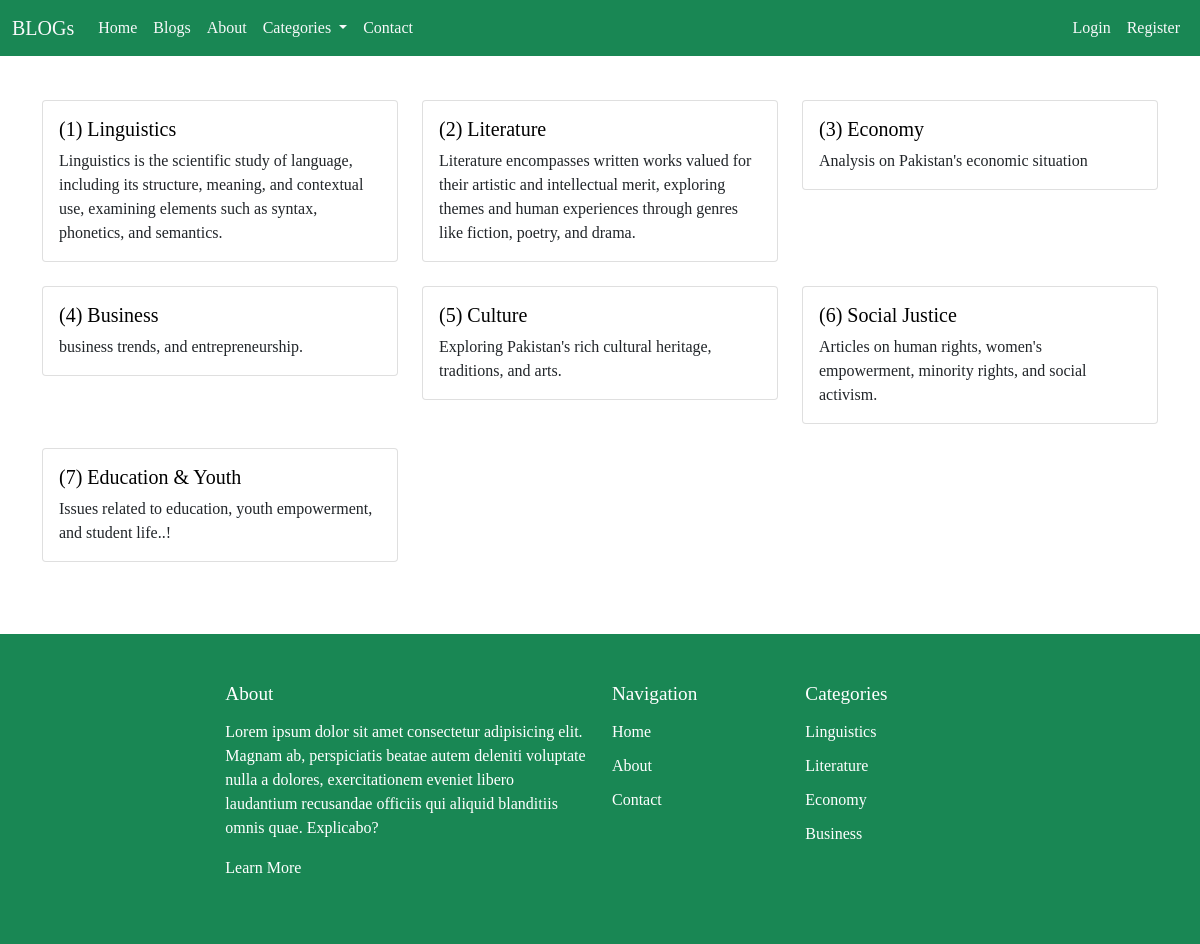
The page /all_category.php on the database its author committed.
### tables this page shows
CREATE TABLE `category` (
  `category_id` int(11) NOT NULL AUTO_INCREMENT,
  `category_title` varchar(100) DEFAULT NULL,
  `category_description` text DEFAULT NULL,
  `category_status` enum('Active','InActive') DEFAULT NULL,
  `created_at` timestamp NOT NULL DEFAULT current_timestamp(),
  `updated_at` timestamp NULL DEFAULT NULL,
  PRIMARY KEY (`category_id`)
);

### require/functions.php (called while the page is built, shortened)
<?php
$localhost ="localhost";
$username  ="root";
$password  ="";
$database  ="21442_hyder_alam";
$connection=mysqli_connect($localhost,$username,$password,$database);
	function excecute_query($query){
		global $connection;
		$sql=$query;
		$result=mysqli_query($connection,$sql) or die("<p style='color: red;'><b>Error Message: </b>".mysqli_connect_error()."</p>");
		return $result;
	}
?>

### all_category.php (the view)
<?php include("require/header.php");
$query = "SELECT * FROM category WHERE category_status = 'Active' ";
$result = excecute_query($query);
?>
 <div class="container" style="margin-top: 100px">
    <div class="row">
    <?php
    $counter= 0;
    while ($row = mysqli_fetch_assoc($result)) { ?>
        <div class="col-md-4 mb-4">
            <div class="card">
                <div class="card-body">
                    <a href="category.php?catg_id=<?=$row['category_id']?>"><h5 class="card-title">(<?= ++$counter?>) <?=($row['category_title']); ?></h5></a>
                    <p class="card-text"><?= ($row['category_description']); ?></p>
                </div>
            </div>
        </div>
    <?php } ?>
    </div>
</div>
<?php include("require/footer.php");?>

### require/footer.php (shortened to what this page needs)
<div class="footer bg-success text-white py-5 mt-5">
  <div class="container-fluid">
    <div class="row justify-content-center">
      <div class="col-lg-4 col-md-12 col-sm-12">
        <h3 class="footer-heading">About</h3>
        <p>Lorem ipsum dolor sit amet consectetur adipisicing elit. Magnam ab, perspiciatis beatae autem deleniti voluptate nulla a dolores, exercitationem eveniet libero laudantium recusandae officiis qui aliquid blanditiis omnis quae. Explicabo?</p>
        <p><a href="about.php" class="footer-link-more text-white">Learn More</a></p>
      </div>
      <div class="col-md-6 col-sm-6 col-lg-2">
        <h3 class="footer-heading">Navigation</h3>
        <ul class="footer-links list-unstyled">
          <li><a href="index.php" class="text-white"><i class="bi bi-chevron-right"></i> Home</a></li>
          <li><a href="about.php" class="text-white"><i class="bi bi-chevron-right"></i> About</a></li>
          <li><a href="contact.php" class="text-white"><i class="bi bi-chevron-right"></i> Contact</a></li>
        </ul>
      </div>
      <div class="col-md-6 col-sm-6 col-lg-2">
        <h3 class="footer-heading">Categories</h3>
        <?php
        $query = "SELECT category.category_id, category.category_title FROM category LIMIT 4";
        $catg = excecute_query($query);
        ?>
        <ul class="footer-links list-unstyled">
          <?php if ($catg->num_rows > 0) {
            while ($rows = mysqli_fetch_assoc($catg)) { ?>
              <li><a href="category.php?catg_id=<?= $rows['category_id'] ?>" class="text-white"><i class="bi bi-chevron-right"></i><?= $rows['category_title'] ?></a></li>
          <?php }
          } ?>
        </ul>
      </div>
    </div>
  </div>
</div>
</body>
</html>

### require/header.php (style rules this page uses)
a { text-decoration: none; color: black; }
body { font-family: 'PT Serif', serif; display: flex; flex-direction: column; min-height: 100vh; }
.footer { background-color: #198754; color: white; padding: 20px; width: 100%; }
.footer .footer-heading { font-size: 1.2rem; margin-bottom: 15px; }
.footer .footer-links { list-style: none; padding: 0; }
.footer .footer-links li { margin-bottom: 10px; }
.footer .footer-links a { color: white; text-decoration: none; }

### rows shown on the page
category: category_title "Linguistics", category_description "Linguistics is the scientific study of language, including its structure, meaning, and contextual use, examining elements such as syntax, phonetics, and semantics."
category: category_title "Literature", category_description "Literature encompasses written works valued for their artistic and intellectual merit, exploring themes and human experiences through genres like fiction, poetry, and drama."
category: category_title "Economy", category_description "Analysis on Pakistan's economic situation"
category: category_title "Business", category_description "business trends, and entrepreneurship."
category: category_title "Culture", category_description "Exploring Pakistan's rich cultural heritage, traditions, and arts."
category: category_title "Social Justice", category_description "Articles on human rights, women's empowerment, minority rights, and social activism."
category: category_title "Education & Youth", category_description "Issues related to education, youth empowerment, and student life..!"
